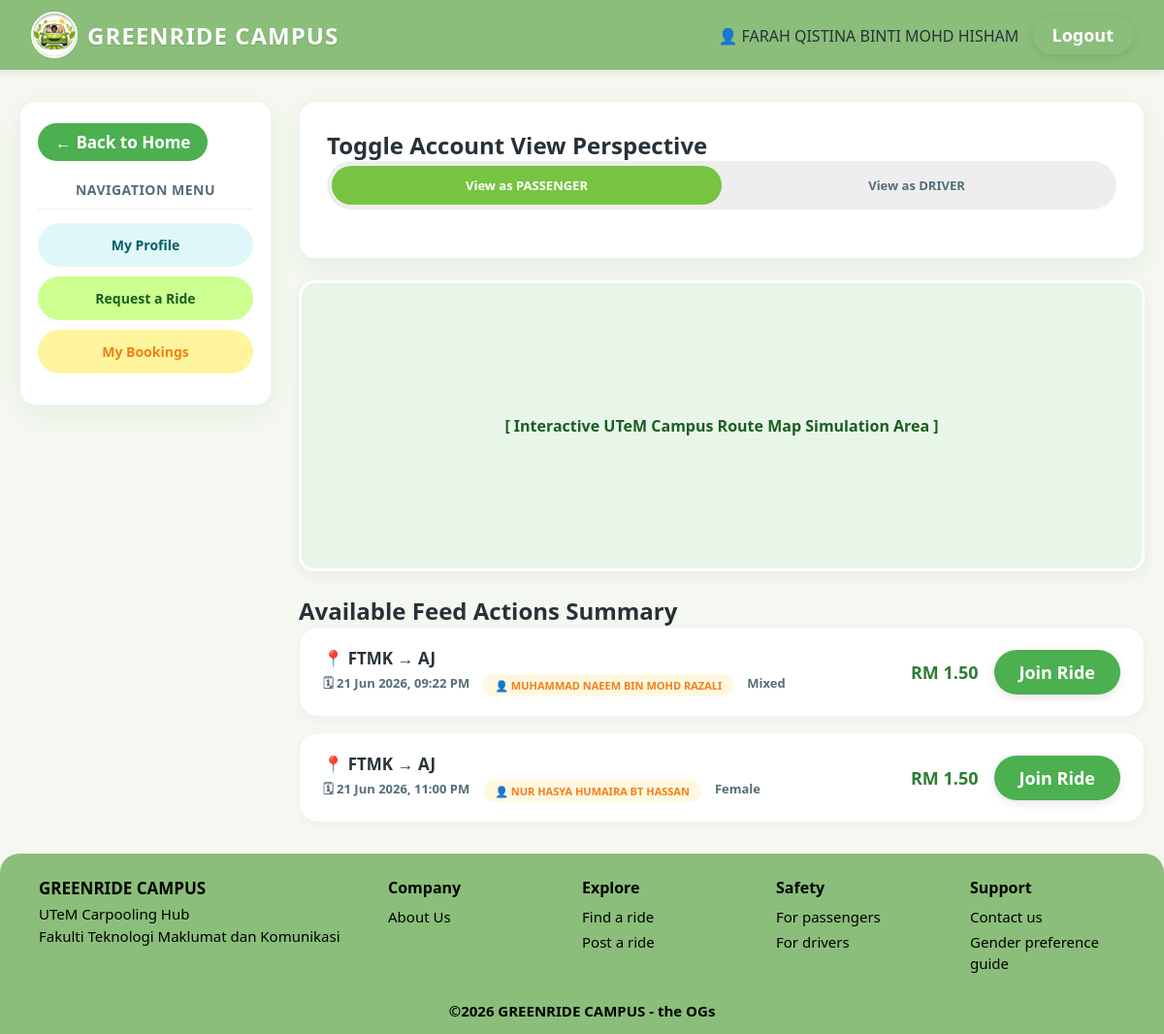
The app's page /dashboard/dashboard.php (signed in) with its own data.
### tables this page shows
CREATE TABLE `trip` (
  `trip_ID` int(5) NOT NULL,
  `origin` varchar(100) NOT NULL,
  `destination` varchar(100) NOT NULL,
  `departure` datetime NOT NULL,
  `seats_available` int(2) NOT NULL,
  `price` decimal(10,2) NOT NULL,
  `status` varchar(20) NOT NULL,
  `gender_preference` varchar(20) DEFAULT NULL,
  `vehicle_ID` int(5) NOT NULL,
  `user_ID` int(5) NOT NULL
);

CREATE TABLE `user` (
  `user_ID` int(5) NOT NULL,
  `name` varchar(100) NOT NULL,
  `email` varchar(100) NOT NULL,
  `password` varchar(255) NOT NULL,
  `phone_number` varchar(20) NOT NULL,
  `role` varchar(20) NOT NULL,
  `matric_number` varchar(10) NOT NULL,
  `gender` varchar(10) NOT NULL
);

### dashboard/dashboard.php (the view, shortened to what this page needs)
<?php
global $conn;
$user_id   = $_SESSION['user_id'];
$view_role = isset($_GET['view']) ? $_GET['view'] : ($_SESSION['user_role'] ?? 'Passenger');
?>
<!DOCTYPE html>
<html lang="en">
<head>
    <link rel="stylesheet" href="../assets/css/style.css">
    <link rel="stylesheet" href="../assets/css/dashboard.css">
    <link rel="stylesheet" href="../assets/css/trip.css">
</head>
<body>
<?php include '../includes/header.php'; ?>
<div class="container dashboard-layout">
    <div class="sidebar">
        <a href="../index.php" class="btn-back">← Back to Home</a>
        <h3><center>Navigation Menu</center></h3>
        <a href="../profile/profile.php" class="sidebar-btn btn-prof">My Profile</a>
        <?php if ($view_role == 'Driver'): ?>
            <a href="../trip/post_trip.php" class="sidebar-btn btn-req">Post a Ride</a>
            <a href="../trip/driver_trips.php" class="sidebar-btn btn-edit">My Posted Rides</a>
        <?php else: ?>
            <a href="../trip/explore_trips.php" class="sidebar-btn btn-req">Request a Ride</a>
            <a href="../trip/my_bookings.php" class="sidebar-btn btn-edit">My Bookings</a>
        <?php endif; ?>
    </div>
    <div>
        <div class="card">
            <h2>Toggle Account View Perspective</h2>
            <div class="role-toggle-bar">
                <button class="role-toggle-btn <?php echo ($view_role == 'Passenger') ? 'active-passenger' : ''; ?>" onclick="switchDashboardRole('Passenger')">View as PASSENGER</button>
                <button class="role-toggle-btn <?php echo ($view_role == 'Driver') ? 'active-driver' : ''; ?>" onclick="switchDashboardRole('Driver')">View as DRIVER</button>
            </div>
        </div>
        <div class="map-container" style="display: flex; align-items: center; justify-content: center; font-weight: bold; color: #1B5E20;">
            [ Interactive UTeM Campus Route Map Simulation Area ]
        </div>
        <h2>Available Feed Actions Summary</h2>
        <div class="trip-grid">
            <?php
            if ($view_role == 'Driver') {
                $trips = $conn->query("SELECT * FROM trip WHERE user_ID='$user_id' ORDER BY trip_ID DESC");
                if ($trips && $trips->num_rows > 0) {
                    while ($row = $trips->fetch_assoc()) {
                        $id      = $row['trip_ID'];
                        $origin  = htmlspecialchars($row['origin']);
                        $dest    = htmlspecialchars($row['destination']);
                        $depart  = date('d M Y, h:i A', strtotime($row['departure']));
                        $seats   = $row['seats_available'];
                        $pref    = htmlspecialchars($row['gender_preference'] ?? 'Mixed');
                        $status  = htmlspecialchars($row['status']);
                        echo "<div class='trip-card'>";
                        echo "<div class='trip-info-block'>";
                        echo "<div class='trip-locations'>📍 $origin → $dest</div>";
                        echo "<div class='trip-meta-row'><span>🗓 $depart</span><span class='badge-seats'>💺 $seats seats left</span><span>$pref</span><span>$status</span></div>";
                        echo "</div>";
                        echo "<div class='trip-price-section'>";
                        echo "<a href='../trip/edit_trip.php?id=$id' class='btn btn-primary'>Edit Ride</a>";
                        echo "</div></div>";
                    }
                } else {
                    echo "<p style='color:var(--text-muted); padding:20px;'>No trips posted yet. <a href='../trip/post_trip.php' style='color:var(--accent-green);'>Post one now →</a></p>";
                }
            } else {
                $trips = $conn->query("SELECT t.*, u.name AS driver_name FROM trip t JOIN user u ON t.user_ID = u.user_ID WHERE t.status='Active' AND t.seats_available > 0 AND t.user_ID != '$user_id' ORDER BY t.departure ASC LIMIT 10");
                if ($trips && $trips->num_rows > 0) {
                    while ($row = $trips->fetch_assoc()) {
                        $id     = $row['trip_ID'];
                        $origin = htmlspecialchars($row['origin']);
                        $dest   = htmlspecialchars($row['destination']);
                        $driver = htmlspecialchars($row['driver_name']);
                        $price  = number_format($row['price'], 2);
                        $pref   = htmlspecialchars($row['gender_preference'] ?? 'Mixed');
                        $depart = date('d M Y, h:i A', strtotime($row['departure']));
                        echo "<div class='trip-card'>";
                        echo "<div class='trip-info-block'>";
                        echo "<div class='trip-locations'>📍 $origin → $dest</div>";
                        echo "<div class='trip-meta-row'><span>🗓 $depart</span><span class='badge-driver-name'>👤 $driver</span><span>$pref</span></div>";
                        echo "</div>";
                        echo "<div class='trip-price-section'>";
                        echo "<div class='trip-cost'>RM $price</div>";
                        echo "<a href='../trip/join_trips.php?id=$id' class='btn btn-primary'>Join Ride</a>";
                        echo "</div></div>";
                    }
                } else {
                    echo "<p style='color:var(--text-muted); padding:20px;'>No active rides available. Check back soon!</p>";
                }
            }
            ?>
        </div>
    </div>
</div>
<?php include '../includes/footer.php'; ?>
</body>
</html>

### assets/css/style.css (style rules this page uses)
:root { --primary-green: #2E7D32; --light-green: #E8F5E9; --accent-green: #4CAF50; --bright-green: #76c442; --dark-green: #1B5E20; --bg-cream: #F1F8E9; --bg-page: #f5f8f0; --danger-red: #D32F2F; --danger-light: #FFEBEE; --text-dark: #263238; --text-muted: #546E7A; --border-radius: 16px; --card-shadow: 0 8px 24px rgba(46, 125, 50, 0.08); --navbar-green: #8bbe7a; }
* { box-sizing: border-box; margin: 0; padding: 0; font-family: 'Segoe UI', Roboto, Helvetica, Arial, sans-serif; }
body { background-color: var(--bg-page); color: var(--text-dark); min-height: 100vh; display: flex; flex-direction: column; }
.btn { padding: 11px 26px; border: none; border-radius: 25px; cursor: pointer; font-weight: 700; font-size: 18px; text-decoration: none; display: inline-flex; align-items: center; justify-content: center; gap: 8px; transition: all 0.2s ease; box-shadow: 0 3px 10px rgba(0,0,0,0.1); }
.btn-primary { background-color: var(--accent-green); color: white; }
.btn-back { background-color: var(--accent-green); color: white; padding: 8px 18px; border-radius: 25px; font-weight: 700; font-size: 17px; text-decoration: none; display: inline-flex; align-items: center; gap: 6px; margin-bottom: 20px; }
.container { padding: 32px 20px; max-width: 1200px; margin: 0 auto; flex: 1; width: 100%; }
.card { background: #FFFFFF; padding: 28px; border-radius: var(--border-radius); border: 1px solid rgba(46, 125, 50, 0.1); box-shadow: var(--card-shadow); margin-bottom: 22px; }

### assets/css/dashboard.css (style rules this page uses)
.dashboard-layout { display: grid; grid-template-columns: 260px 1fr; gap: 28px; align-items: start; }
.sidebar { background: #FFFFFF; padding: 22px 18px; border-radius: var(--border-radius); box-shadow: var(--card-shadow); border: 1px solid rgba(46,125,50,0.08); position: sticky; top: 20px; }
.sidebar h3 { font-size: 14px; font-weight: 700; color: var(--text-muted); text-transform: uppercase; letter-spacing: 0.5px; margin-bottom: 14px; padding-bottom: 10px; border-bottom: 1px solid #eee; }
.sidebar .sidebar-btn { display: block; width: 100%; padding: 13px 18px; margin-bottom: 10px; text-align: center; font-weight: 700; font-size: 14px; text-decoration: none; border-radius: 30px; transition: all 0.2s ease; border: none; cursor: pointer; }
.sidebar .btn-req { background-color: #CCFF90; color: #1B5E20; }
.sidebar .btn-edit { background-color: #FFF59D; color: #F57F17; }
.sidebar .btn-prof { background-color: #E0F7FA; color: #006064; }
.role-toggle-bar { display: flex; border-radius: 30px; background-color: #EEEEEE; padding: 5px; margin-bottom: 22px; }
.role-toggle-btn { flex: 1; padding: 11px; text-align: center; font-weight: 700; font-size: 13px; border-radius: 25px; cursor: pointer; border: none; background: none; color: var(--text-muted); transition: all 0.2s; text-decoration: none; }
.role-toggle-btn.active-passenger { background-color: #76c442; color: white; }
.map-container { width: 100%; height: 300px; background-color: #E8F5E9; border: 3px solid #FFFFFF; border-radius: var(--border-radius); box-shadow: 0 4px 15px rgba(0,0,0,0.06); margin-bottom: 24px; overflow: hidden; position: relative; }

### assets/css/trip.css (style rules this page uses)
.trip-grid { display: grid; grid-template-columns: 1fr; gap: 16px; }
.trip-card { background: #FFFFFF; border: 1.5px solid #E8F5E9; border-radius: 20px; padding: 20px 24px; display: flex; justify-content: space-between; align-items: center; box-shadow: 0 3px 10px rgba(0,0,0,0.03); transition: transform 0.2s, border-color 0.2s; }
.trip-info-block { display: flex; flex-direction: column; gap: 5px; flex: 1; }
.trip-locations { font-size: 17px; font-weight: 700; color: var(--text-dark); }
.trip-meta-row { display: flex; gap: 14px; font-size: 13px; color: var(--text-muted); font-weight: 600; flex-wrap: wrap; }
.trip-price-section { display: flex; align-items: center; gap: 16px; flex-shrink: 0; }
.trip-cost { font-size: 18px; font-weight: 800; color: var(--primary-green); }
.badge-driver-name { background-color: #FFF8E1; color: #F57F17; padding: 4px 12px; border-radius: 12px; font-size: 11px; font-weight: 700; display: inline-block; }

### records on screen
trip: origin "FTMK", destination "AJ", departure "21 Jun 2026, 09:22 PM", user_ID.name "MUHAMMAD NAEEM BIN MOHD RAZALI", gender_preference "Mixed", price "1.50"
trip: origin "FTMK", destination "AJ", departure "21 Jun 2026, 11:00 PM", user_ID.name "NUR HASYA HUMAIRA BT HASSAN", gender_preference "Female", price "1.50"

### other values on screen
$_SESSION['user_name'] "FARAH QISTINA BINTI MOHD HISHAM"
